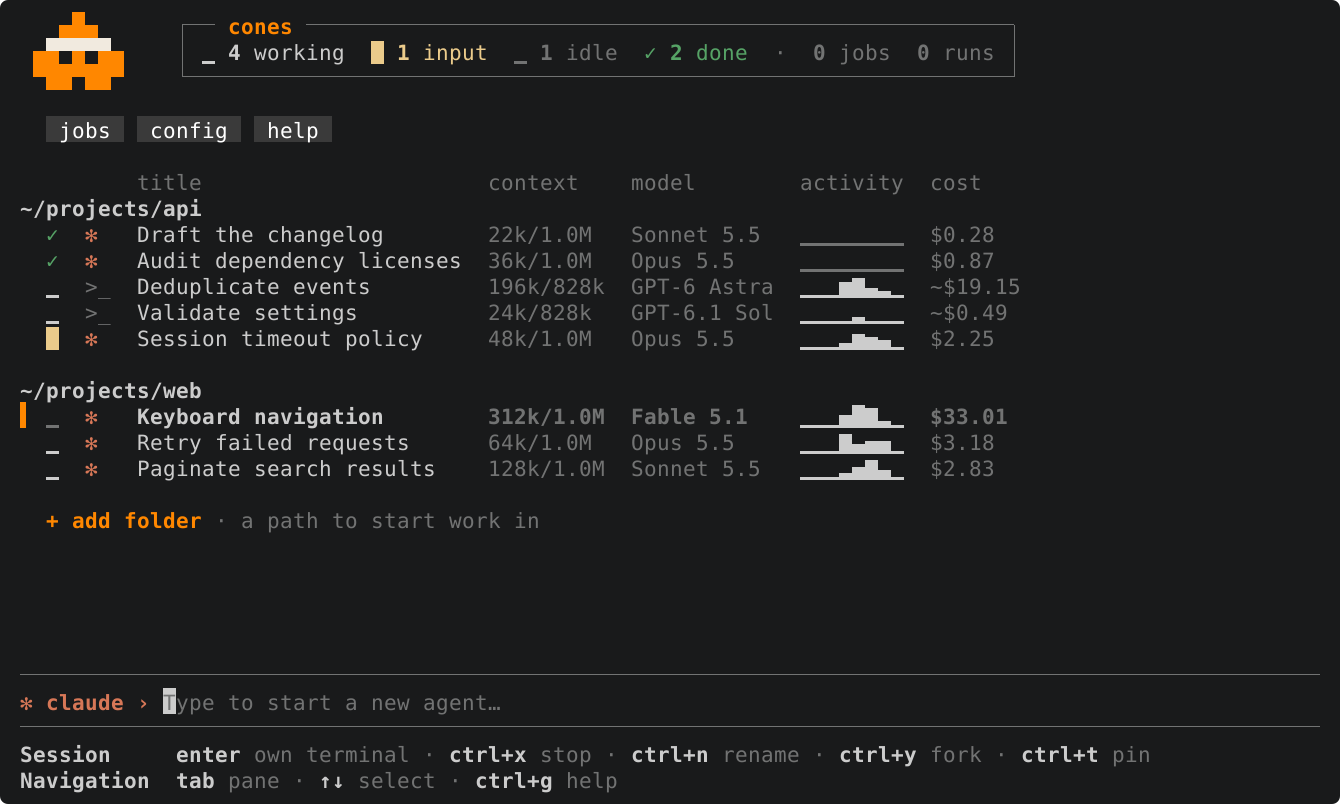

This figure's Python source:
#!/usr/bin/env python3
"""Generate assets/tui.gif and tui.svg using cones and the installed native CLIs.

Run: python3 assets/tui.py [--claude /path/to/claude] [--codex /path/to/codex]
Re-render saved cells without starting CLIs: python3 assets/tui.py --render-from /path/to/capture
The README records 100x30; record 80x24 with --size 80x24 for phone feeds such as LinkedIn.
Requires Pillow and CairoSVG (python3 -m pip install Pillow CairoSVG).
Use --output-dir to render a local preview; --video also exports MP4, desktop/mobile
playback versions and a poster, and requires FFmpeg.

Native CLIs execute the example tasks in isolated homes against a loopback provider.
Cones reads their real state and renders their live terminals. The recording browses
eight sessions in the list, opens a native pane, types a follow-up that runs regression
checks, then adds a folder and starts a Codex session. Short captions come from
tui_captions.json. Claude uses its native focus view with compact edit counts.
No external model is called. See tui_demo.py for the sample tasks.
The cost column uses ~/.cones/prices.json, cached by opening cones.
"""
import argparse
import html
from functools import lru_cache
from itertools import groupby, takewhile
import json
import os
from pathlib import Path
import re
import shutil
import signal
import subprocess
import tempfile
from tui_demo import CAST, FINISHED, MODELS, prepare, provider


REPO = Path(__file__).resolve().parent.parent
# README and Slack size; --size 80x24 suits phone feeds such as LinkedIn.
COLS, ROWS = 100, 30
# Terminal background, text and muted colours from the owner's Claude Code reference.
BG, FG = "#191a1b", "#cccccc"
# Square half-block pixels keep terminal sprites at their native proportions.
CW, LH, PAD, VPAD, FS = 13, 26, 20, 12, 21
CAPTION_HEIGHT = 72
# The terminal sits in a macOS-style window on a wallpaper, captions above it.
MARGIN, TITLE_BAR = 56, 30
TITLE_FILL, TITLE_TEXT = (48, 49, 52), (170, 172, 178)
# A dusk gradient, corner by corner: indigo and violet above, warm orange and plum below.
WALLPAPER = ((34, 28, 72), (64, 38, 104), (196, 96, 58), (112, 48, 96))
LIGHTS = ((255, 95, 87), (254, 188, 46), (40, 200, 64))
# Browsers play a GIF this size smoothly; video exports render at 2x for feed sharpness.
RASTER_SCALE = 1
CAPTIONS = json.loads((REPO / "assets/tui_captions.json").read_text())
# The README art plays at its own speed; five seconds shows it without a long tail.
CLOSING_MS = 5000

ANSI16 = [
    "#191a1b", "#b16e7a", "#56a366", "#ebcb8b", "#81a1c1", "#b4b9f5", "#88c0d0", "#cccccc",
    "#999999", "#bf616a", "#a3be8c", "#ebcb8b", "#81a1c1", "#b4b9f5", "#8fbcbb", "#ffffff",
]
NAMED = dict(zip(
    ["Black", "Red", "Green", "Yellow", "Blue", "Magenta", "Cyan", "Gray",
     "DarkGray", "LightRed", "LightGreen", "LightYellow", "LightBlue", "LightMagenta", "LightCyan", "White"],
    ANSI16,
))

# Terminal graphics occupy the entire cell, regardless of font baseline or leading.
QUADRANTS = {
    "▀": 0b0011, "▄": 0b1100, "█": 0b1111, "▌": 0b0101, "▐": 0b1010,
    "▖": 0b0100, "▗": 0b1000, "▘": 0b0001, "▙": 0b1101, "▚": 0b1001,
    "▛": 0b0111, "▜": 0b1011, "▝": 0b0010, "▞": 0b0110, "▟": 0b1110,
}
BOX_LINES = {
    "─": [(0, .5, 1, .5)], "│": [(.5, 0, .5, 1)],
    "┌": [(.5, 1, .5, .5), (.5, .5, 1, .5)],
    "┐": [(0, .5, .5, .5), (.5, .5, .5, 1)],
    "└": [(.5, 0, .5, .5), (.5, .5, 1, .5)],
    "┘": [(0, .5, .5, .5), (.5, .5, .5, 0)],
    "├": [(.5, 0, .5, 1), (.5, .5, 1, .5)],
    "┤": [(.5, 0, .5, 1), (0, .5, .5, .5)],
    "┬": [(0, .5, 1, .5), (.5, .5, .5, 1)],
    "┴": [(0, .5, 1, .5), (.5, .5, .5, 0)],
    "┼": [(0, .5, 1, .5), (.5, 0, .5, 1)],
}


def block_rects(text):
    """Normalized rectangles for Unicode block elements, including the crab's eyes."""
    if text in QUADRANTS:
        mask = QUADRANTS[text]
        if mask == 15:
            return [(0, 0, 1, 1)]
        return [
            ((bit % 2) / 2, (bit // 2) / 2, (bit % 2 + 1) / 2, (bit // 2 + 1) / 2)
            for bit in range(4) if mask & (1 << bit)
        ]
    if len(text) == 1:
        code = ord(text)
        if 0x2581 <= code <= 0x2587:
            return [(0, 1 - (code - 0x2580) / 8, 1, 1)]
        if 0x2589 <= code <= 0x258F:
            return [(0, 0, (0x2590 - code) / 8, 1)]
        if text == "▔":
            return [(0, 0, 1, .125)]
        if text == "▕":
            return [(.875, 0, 1, 1)]
    return None


def braille_dots(text):
    """Braille pixels used by native terminal plots and Codex's subtle composer texture."""
    if len(text) != 1 or not 0x2800 <= ord(text) <= 0x28FF:
        return None
    mask = ord(text) - 0x2800
    positions = [(.25, .125), (.25, .375), (.25, .625), (.75, .125),
                 (.75, .375), (.75, .625), (.25, .875), (.75, .875)]
    return [position for bit, position in enumerate(positions) if mask & (1 << bit)]


def colour(value, fallback):
    if value == "Reset":
        return fallback
    if value in NAMED:
        return NAMED[value]
    numbers = [int(n) for n in re.findall(r"\d+", value)]
    if value.startswith("Rgb("):
        return "#%02x%02x%02x" % tuple(numbers)
    if value.startswith("Indexed("):
        n = numbers[0]
        if n < 16:
            return ANSI16[n]
        if n >= 232:
            return "#%02x%02x%02x" % ((8 + 10 * (n - 232),) * 3)
        n -= 16
        steps = [0, 95, 135, 175, 215, 255]
        return "#%02x%02x%02x" % (steps[n // 36], steps[n // 6 % 6], steps[n % 6])
    raise ValueError(f"unsupported terminal colour: {value}")


def render(cells):
    width, height = int(COLS * CW + PAD * 2), ROWS * LH + VPAD * 2
    svg = [
        f'<svg xmlns="http://www.w3.org/2000/svg" width="{width}" height="{height}" viewBox="0 0 {width} {height}" font-family="SFMono-Regular,Menlo,Consolas,monospace" font-size="{FS}" shape-rendering="crispEdges">',
        '<title>cones: running Claude Code and Codex sessions</title>',
        '<desc>Sample API and web projects with native terminals running tests and waiting for input.</desc>',
        f'<rect width="{width}" height="{height}" rx="8" fill="{BG}" shape-rendering="auto"/>',
    ]
    # Every cell and style comes from ratatui, including spaces in Claude's diff.
    for index, cell in enumerate(cells):
        row, col = divmod(index, COLS)
        x, y = PAD + col * CW, VPAD + row * LH
        fg, bg = colour(cell["fg"], FG), colour(cell["bg"], BG)
        if cell["reverse"]:
            fg, bg = bg, fg
        if cell["dim"]:
            fg = "#%02x%02x%02x" % tuple(
                (int(fg[n:n+2], 16) + int(bg[n:n+2], 16)) // 2 for n in (1, 3, 5)
            )
        if bg != BG:
            svg.append(f'<rect x="{x:.2f}" y="{y}" width="{CW}" height="{LH}" fill="{bg}"/>')
        text = cell["text"]
        if not text.strip():
            continue
        rectangles = block_rects(text)
        dots = braille_dots(text)
        if rectangles is not None:
            for left, top, right, bottom in rectangles:
                svg.append(
                    f'<rect x="{x + left * CW:.2f}" y="{y + top * LH}" '
                    f'width="{(right - left) * CW}" height="{(bottom - top) * LH}" fill="{fg}"/>'
                )
        elif dots is not None:
            for dx, dy in dots:
                svg.append(f'<circle cx="{x + dx * CW:.2f}" cy="{y + dy * LH}" r="1" fill="{fg}"/>')
        elif text in BOX_LINES:
            for x0, y0, x1, y1 in BOX_LINES[text]:
                svg.append(
                    f'<line x1="{x + x0 * CW:.2f}" y1="{y + y0 * LH}" '
                    f'x2="{x + x1 * CW:.2f}" y2="{y + y1 * LH}" stroke="{fg}"/>'
                )
        else:
            style = (' font-weight="700"' if cell["bold"] else "") + (
                ' text-decoration="underline"' if cell["underline"] else "")
            svg.append(f'<text x="{x:.2f}" y="{y + FS + 1}" fill="{fg}"{style}>{html.escape(text)}</text>')
    svg.append("</svg>")
    return "\n".join(svg) + "\n"


def rasterizer(scale=RASTER_SCALE):
    """Create a reusable cell painter for GIF frames and local image inspection."""
    from PIL import Image, ImageDraw, ImageFont

    font_path = Path("/System/Library/Fonts/Menlo.ttc")
    regular = ImageFont.truetype(str(font_path), FS * scale, index=0)
    bold = ImageFont.truetype(str(font_path), FS * scale, index=1)
    width, height = int(COLS * CW + PAD * 2), ROWS * LH + VPAD * 2

    def scaled(*values):
        return tuple(round(value * scale) for value in values)

    @lru_cache(maxsize=8192)
    def tile(text, fg, bg, is_bold, underline, cell_width):
        image = Image.new("RGB", (cell_width * scale, LH * scale), bg)
        draw = ImageDraw.Draw(image)
        rectangles = block_rects(text)
        dots = braille_dots(text)
        if rectangles is not None:
            for left, top, right, bottom in rectangles:
                draw.rectangle((
                    round(left * cell_width * scale), round(top * LH * scale),
                    round(right * cell_width * scale) - 1, round(bottom * LH * scale) - 1,
                ), fill=fg)
        elif dots is not None:
            for dx, dy in dots:
                px, py = int(dx * cell_width), int(dy * LH)
                draw.ellipse(scaled(px, py, px + 1, py + 1), fill=fg)
        elif text in BOX_LINES:
            for x0, y0, x1, y1 in BOX_LINES[text]:
                draw.line(scaled(x0 * cell_width, y0 * LH, x1 * cell_width, y1 * LH),
                          fill=fg, width=scale)
        elif text == "⏺":
            draw.ellipse(scaled(1, 6, 7, 12), fill=fg)
        elif text == "⏸":
            draw.rectangle(scaled(1, 5, 3, 13), fill=fg)
            draw.rectangle(scaled(5, 5, 7, 13), fill=fg)
        elif text == "⎿":
            draw.line(scaled(2, 5, 2, 12, 7, 12), fill=fg, width=scale)
        elif text == "⏵":
            draw.polygon([scaled(1, 4), scaled(7, 9), scaled(1, 14)], fill=fg)
        elif text.strip():
            draw.text(scaled(0, FS + 1), text, font=bold if is_bold else regular,
                      fill=fg, anchor="ls")
            if underline:
                draw.line(scaled(0, FS + 3, CW, FS + 3), fill=fg, width=scale)
        return image

    def paint(cells):
        image = Image.new("RGB", (width * scale, height * scale), BG)
        for index, cell in enumerate(cells):
            row, col = divmod(index, COLS)
            fg, bg = colour(cell["fg"], FG), colour(cell["bg"], BG)
            if cell["reverse"]:
                fg, bg = bg, fg
            if cell["dim"]:
                fg = "#%02x%02x%02x" % tuple(
                    (int(fg[n:n+2], 16) + int(bg[n:n+2], 16)) // 2 for n in (1, 3, 5)
                )
            left, right = round(col * CW), round((col + 1) * CW)
            image.paste(
                tile(cell["text"], fg, bg, cell["bold"], cell["underline"], right - left),
                scaled(PAD + left, VPAD + row * LH),
            )
        return image
    return paint


def recorded_frames(root):
    """Validate the recorded interaction before rendering any assets."""
    frames = []
    elapsed, scene_started, previous_scene = 0, 0, None
    for path in sorted((root / "frames").glob("*.json")):
        frame = json.loads(path.read_text())
        assert len(frame["cells"]) == COLS * ROWS, path.name
        if frame["scene"] != previous_scene:
            previous_scene, scene_started = frame["scene"], elapsed
        frame["scene_elapsed_ms"] = elapsed - scene_started
        elapsed += frame["duration_ms"]
        text = "".join(cell["text"] for cell in frame["cells"])
        for forbidden in ("Connection refused", "Retrying in", "Reconnecting...",
                          "WebSocket protocol", "Stream disconnected", "no longer available", "/private/",
                          "/Users/", "cones-readme-", "~/personal", "unread", "✉"):
            assert forbidden not in text, f"{path.name}: unwanted capture content: {forbidden}"
        assert frame["pane_visible"] == (frame["scene"] != "list"), path.name
        listed = len(CAST) + len(FINISHED)
        expected = {listed, listed + 1} if frame["scene"] == "launch" else {listed}
        assert len(frame["sessions"]) in expected, path.name
        if frame["scene"] == "typing":
            assert frame["pane_focused"], "typing must reach the native agent"
        frames.append(frame)
    assert len(frames) > 1, "capture produced no animation"
    assert frames[0]["scene"] == "list" and len(frames[-1]["sessions"]) == len(CAST) + len(FINISHED) + 1
    opening = "".join(cell["text"] for cell in frames[0]["cells"])
    assert all(label in opening for label in ("context", "model", "activity", "cost")), (
        "the opening must show context, model, activity and cost columns"
    )
    lines = [
        "".join(cell["text"] for cell in frames[0]["cells"][row * COLS:(row + 1) * COLS])
        for row in range(ROWS)
    ]
    header = next(line for line in lines if "context" in line and "model" in line)
    expected_models = {title: MODELS[task].removesuffix("[1m]") for _, _, task, title in CAST}
    expected_models.update({title: MODELS[task].removesuffix("[1m]") for task, (_, title, *_) in FINISHED.items()})
    finished = [s for s in frames[0]["sessions"] if s["title"] in {f[1] for f in FINISHED.values()}]
    assert len(finished) == len(FINISHED) and all(s["state"] == "done" for s in finished), finished
    for session in frames[0]["sessions"]:
        assert session["model"].removesuffix("[1m]") == expected_models[session["title"]], (
            f"native model does not match the selected model: {session['title']}: {session['model']}"
        )
        assert session["context_tokens"] is not None and session["context_window"] > 0, (
            f"native context report missing: {session['title']}"
        )
        row = next(row for row, line in enumerate(lines) if session["title"] in line)
        context = "".join(
            cell["text"] for cell in frames[0]["cells"][
                row * COLS + header.index("context"):row * COLS + header.index("model")
            ]
        ).strip()
        assert re.fullmatch(r"\d+(?:\.\d+)?[km]?/\d+(?:\.\d+)?[km]?", context, re.IGNORECASE), (
            f"used/total context is not visible: {session['title']}: {context!r}"
        )
        assert session["cost_usd"] is not None, f"cost missing: {session['title']}"
        cost = "".join(
            cell["text"] for cell in frames[0]["cells"][row * COLS + header.index("cost"):(row + 1) * COLS]
        ).strip()
        assert re.fullmatch(r"~?\$\d+(?:\.\d+)?", cost), f"cost is not visible: {session['title']}: {cost!r}"
    passed = [
        session for frame in frames if frame["scene"] == "folder"
        for session in frame["sessions"] if session["id"] == frame["selected"]
    ]
    titles = list(dict.fromkeys(s["title"] for s in passed))
    assert titles == ["Retry failed requests", "Paginate search results"], titles
    assert all(s["state"] == "active" for s in passed), "moving to the new folder must pass only working agents"
    follow_up = "Run the regression checks."
    assert follow_up in (root / "native-typed-input.txt").read_text()
    assert "test_keyboard.py" in (root / "native-after-reply.txt").read_text()
    progress = set()
    for frame in frames:
        if frame["scene"] == "typing":
            text = "\n".join(
                "".join(cell["text"] for cell in frame["cells"][row * COLS + pane_divider(frame):(row + 1) * COLS])
                for row in range(ROWS)
            )
            progress.add(max([0] + [n for n in range(1, len(follow_up) + 1) if follow_up[:n] in text]))
    assert len(progress) >= 10 and len(follow_up) in progress, "native typing was not visibly captured"
    return frames


def caption_frames(frames):
    """Allow reading time on static views and carry captions into the next action."""
    result = []
    elapsed, caption_started, active_caption = 0, 0, None
    # The folder caption and highlight wait until the selection reaches the add-folder row.
    reached = False
    frames = [dict(frame) for frame in frames]
    for frame in frames:
        reached = reached or (frame["scene"] == "folder" and frame["selected"] == "new folder")
        if frame["scene"] == "folder" and not reached:
            frame["scene"] = "browse"
    for scene, group in groupby(frames, key=lambda frame: frame["scene"]):
        group = [dict(frame) for frame in group]
        if scene == "peek":
            # A moment of the opened pane, so typing does not start on the frame it appears.
            group = list(takewhile(lambda frame: frame["scene_elapsed_ms"] < 1200, group))
        spec = CAPTIONS.get(scene)
        if spec:
            active_caption, caption_started = spec, elapsed
        recorded_duration = sum(frame["duration_ms"] for frame in group)
        duration = max(recorded_duration, (spec or {}).get("minimum_scene_ms", 0))
        recorded_elapsed, scene_elapsed = 0, 0
        for frame in group:
            recorded_elapsed += frame["duration_ms"]
            next_elapsed = round(recorded_elapsed * duration / recorded_duration)
            frame_duration = next_elapsed - scene_elapsed
            result.append({
                **frame,
                "duration_ms": frame_duration,
                "scene_elapsed_ms": scene_elapsed,
                "caption": active_caption,
                "caption_elapsed_ms": elapsed - caption_started,
            })
            elapsed += frame_duration
            scene_elapsed = next_elapsed
    animated = []
    for frame in result:
        spec = frame["caption"]
        elapsed = frame["caption_elapsed_ms"]
        duration = spec["duration_ms"] if spec else 0
        fades = [(0, 250), (350, 950), (duration - 950, duration - 350),
                 (duration - 400, duration)]
        changing = spec is not None and any(
            elapsed < end and elapsed + frame["duration_ms"] > start
            for start, end in fades
        )
        # Animate the annotations smoothly without changing the native recording's timing.
        step = 50 if changing else frame["duration_ms"]
        for offset in range(0, frame["duration_ms"], step):
            animated.append({
                **frame,
                "duration_ms": min(step, frame["duration_ms"] - offset),
                "scene_elapsed_ms": frame["scene_elapsed_ms"] + offset,
                "caption_elapsed_ms": elapsed + offset,
            })
    # Every frame is recorded live; no still frame is held to pad the timing.
    paced = animated
    last = paced[-1]
    for offset in range(0, CLOSING_MS, 50):
        paced.append({
            **last, "scene": "closing", "caption": None,
            "closing_opacity": min(1, (offset + 50) / 300),
            "closing_time_ms": offset, "duration_ms": min(50, CLOSING_MS - offset),
        })
    return paced


def highlight_opacity(frame):
    """Give a brief cue, then let the interaction continue without an outline."""
    elapsed = frame["caption_elapsed_ms"]
    duration = frame["caption"]["duration_ms"]
    progress = max(0, min(1, (elapsed - 350) / 600, (duration - 350 - elapsed) / 600))
    return progress * progress * (3 - 2 * progress)


def pane_divider(frame):
    """Find the column of the line between the session list and the native pane."""
    return next(
        col for col in range(COLS // 3, COLS * 2 // 3)
        if frame["cells"][col]["text"] == "│"
    )


def highlight_box(frame):
    """Locate the caption's subject in the captured terminal cell grid."""
    lines = [
        "".join(cell["text"] for cell in frame["cells"][row * COLS:(row + 1) * COLS])
        for row in range(ROWS)
    ]
    target = frame["caption"]["highlight"]
    if target == "metadata":
        header = next(row for row, line in enumerate(lines) if "context" in line)
        assert all(label in lines[header] for label in ("model", "activity", "cost"))
        left = lines[header].index("context")
        rows = [
            row for row, line in enumerate(lines)
            if any(session["title"] in line for session in frame["sessions"])
        ]
        bottom = max(rows) + 1
        right = max(len(line.rstrip()) for line in lines[header:bottom])
        return left - .5, header - .35, right + .5, bottom + .35

    divider = pane_divider(frame)
    if target == "pane":
        return divider + .5, -.25, COLS + .25, ROWS + .25
    if target == "input":
        pane = [
            "".join(cell["text"] for cell in frame["cells"][row * COLS + divider + 1:(row + 1) * COLS])
            for row in range(ROWS)
        ]
        if frame["scene"] == "reply":
            rows = [
                row for row, line in enumerate(pane)
                if "Run the regression checks." in line or "test_keyboard.py" in line
            ]
            if rows:
                return divider + .5, min(rows) - .4, COLS + .25, max(rows) + 1.4
        row = max(row for row, line in enumerate(pane) if line.lstrip().startswith("❯"))
        return divider + .5, row, COLS + .25, row + 1.15

    assert target == "new_folder", target
    left = [
        "".join(cell["text"] for cell in frame["cells"][row * COLS:row * COLS + divider])
        for row in range(ROWS)
    ]
    if frame["scene"] == "folder":
        row = next((row for row, line in enumerate(left) if "+ " in line), None)
        if row is None:
            return None  # The folder row can be offscreen during navigation.
    elif frame["scene"] == "compose":
        row = next(row for row, line in enumerate(left) if "›" in line)
    else:
        row = next(row for row, line in enumerate(left) if "~/projects/docs" in line) + 1
    return -.25, row - .4, divider - .5, row + 1.4


def desktop(scale):
    """Draw the wallpaper and an empty window frame; return it with the terminal's origin."""
    from PIL import Image, ImageDraw, ImageFilter, ImageFont

    term_w, term_h = (COLS * CW + PAD * 2) * scale, (ROWS * LH + VPAD * 2) * scale
    margin, bar = MARGIN * scale, TITLE_BAR * scale
    size = (term_w + 2 * margin, CAPTION_HEIGHT * scale + bar + term_h + margin)
    corners = Image.new("RGB", (2, 2))
    corners.putdata(WALLPAPER)
    canvas = corners.resize((4, 4), Image.Resampling.BILINEAR).resize(size, Image.Resampling.BICUBIC)
    left, top = margin, CAPTION_HEIGHT * scale
    window = (left, top, left + term_w, top + bar + term_h)
    shadow = Image.new("L", size, 0)
    ImageDraw.Draw(shadow).rounded_rectangle(
        (window[0], window[1] + 10 * scale, window[2], window[3] + 10 * scale), radius=12 * scale, fill=170)
    canvas.paste((0, 0, 0), mask=shadow.filter(ImageFilter.GaussianBlur(18 * scale)))
    draw = ImageDraw.Draw(canvas)
    draw.rounded_rectangle(window, radius=11 * scale, fill=TITLE_FILL)
    for i, color in enumerate(LIGHTS):
        x, y = left + (20 + 20 * i) * scale, top + bar // 2
        draw.ellipse((x - 6 * scale, y - 6 * scale, x + 6 * scale, y + 6 * scale), fill=color)
    draw.text(((window[0] + window[2]) // 2, top + bar // 2), "cones", anchor="mm", fill=TITLE_TEXT,
              font=ImageFont.truetype("/System/Library/Fonts/SFNS.ttf", 13 * scale))
    return canvas, (left, top + bar)


DESKTOP = {}


def captioned(image, frame):
    """Place the live terminal in its window, with brief, plain captions above it."""
    from PIL import Image, ImageDraw, ImageFont

    scale = image.width // (COLS * CW + PAD * 2)
    if scale not in DESKTOP:
        DESKTOP[scale] = desktop(scale)
    background, (left, top) = DESKTOP[scale]
    canvas = background.copy()
    # Round the window's lower corners over the terminal's square ones.
    mask = Image.new("L", image.size, 0)
    ImageDraw.Draw(mask).rounded_rectangle((0, -20 * scale, image.width - 1, image.height - 1),
                                    radius=10 * scale, fill=255)
    canvas.paste(image, (left, top), mask)
    spec = frame["caption"]
    if spec is None:
        return canvas
    elapsed = frame["caption_elapsed_ms"]
    opacity = max(0, min(1, elapsed / 250, (spec["duration_ms"] - elapsed) / 400))
    if opacity == 0:
        return canvas
    overlay = Image.new("RGBA", canvas.size)
    draw = ImageDraw.Draw(overlay)
    highlight_alpha = highlight_opacity(frame)
    if highlight_alpha > 0 and (box := highlight_box(frame)):
        x0, y0, x1, y1 = box
        draw.rounded_rectangle(
            (left + (PAD + x0 * CW) * scale, top + (VPAD + y0 * LH) * scale,
             left + (PAD + x1 * CW) * scale, top + (VPAD + y1 * LH) * scale),
            radius=7 * scale, outline=(128, 205, 230, round(235 * highlight_alpha)),
            fill=(80, 170, 205, round(24 * highlight_alpha)), width=4 * scale,
        )
    font = ImageFont.truetype("/System/Library/Fonts/Supplemental/Arial Bold.ttf", 38 * scale)
    width = draw.textlength(spec["text"], font=font)
    assert width <= canvas.width - 32 * scale, "caption is too long for the video"
    draw.text((canvas.width // 2, 38 * scale), spec["text"], font=font,
              fill=(245, 246, 248, round(255 * opacity)), anchor="mm")
    return Image.alpha_composite(canvas.convert("RGBA"), overlay).convert("RGB")


def animation_value(animation, seconds):
    """Sample the numeric SVG animations used by the README header."""
    begin = float(animation.get("begin", "0s").removesuffix("s"))
    if seconds < begin:
        return None
    duration = float(animation.get("dur").removesuffix("s"))
    progress = ((seconds - begin) % duration) / duration
    values = [[float(v) for v in value.split()] for value in animation.get("values").split(";")]
    times = [float(t) for t in animation.get(
        "keyTimes", ";".join(str(i / (len(values) - 1)) for i in range(len(values)))
    ).split(";")]
    index = next((i for i in range(len(times) - 1) if progress < times[i + 1]), len(times) - 2)
    fraction = (progress - times[index]) / (times[index + 1] - times[index])
    if animation.get("calcMode") == "spline":
        x1, y1, x2, y2 = map(float, animation.get("keySplines").split(";")[index].split())
        def bezier(t, a, b):
            return 3 * (1 - t) ** 2 * t * a + 3 * (1 - t) * t ** 2 * b + t ** 3
        low, high = 0.0, 1.0
        for _ in range(18):
            middle = (low + high) / 2
            if bezier(middle, x1, x2) < fraction:
                low = middle
            else:
                high = middle
        fraction = bezier((low + high) / 2, y1, y2)
    return " ".join(f"{a + (b - a) * fraction:.5f}" for a, b in zip(values[index], values[index + 1]))


def closing_screen(time_ms=0):
    """Play the README art with its tagline below."""
    from io import BytesIO
    import xml.etree.ElementTree as ET
    for directory in ("/opt/homebrew/lib", "/usr/local/lib"):
        if Path(directory, "libcairo.2.dylib").exists():
            paths = os.environ.get("DYLD_FALLBACK_LIBRARY_PATH", "").split(":")
            if directory not in paths:
                os.environ["DYLD_FALLBACK_LIBRARY_PATH"] = ":".join(
                    [path for path in paths if path] + [directory]
                )
    import cairosvg
    from PIL import Image

    scale = RASTER_SCALE
    width = (COLS * CW + PAD * 2 + 2 * MARGIN) * scale
    height = (ROWS * LH + VPAD * 2 + CAPTION_HEIGHT + TITLE_BAR + MARGIN) * scale
    image = Image.new("RGB", (width, height), BG)
    svg = ET.fromstring((REPO / "assets/cones.svg").read_text())
    for parent in list(svg.iter()):
        for child in list(parent):
            tag = child.tag.rsplit("}", 1)[-1]
            if tag in ("animate", "animateTransform"):
                value = animation_value(child, time_ms / 1000)
                if value is not None:
                    if tag == "animateTransform":
                        parent.set("transform", f"{child.get('type')}({value})")
                    else:
                        parent.set(child.get("attributeName"), value)
                parent.remove(child)
            elif child.get("class") == "tagline":
                child.set("fill", "#9ca3af")  # the README's dark-mode color; cairo skips @media
            if child.get("font-family"):
                child.set("font-family", "Menlo")  # cairo reads only the first family
    # GitHub shows the 720px header in a column about 880px wide, beside the full-width GIF.
    artwork = Image.open(BytesIO(cairosvg.svg2png(
        bytestring=ET.tostring(svg), output_width=width * 720 // 880,
    ))).convert("RGBA")
    image.paste(artwork, ((width - artwork.width) // 2, (height - artwork.height) // 2), artwork)
    return image


def render_gif(frames, output_dir, video=False, gif=True):
    """Render one continuous recording, using one palette across the GIF."""
    from PIL import Image

    frames = caption_frames(frames)
    paint = rasterizer(RASTER_SCALE)
    width = (COLS * CW + PAD * 2 + 2 * MARGIN) * RASTER_SCALE
    durations = [frame["duration_ms"] for frame in frames]
    with tempfile.TemporaryDirectory(prefix="cones-render-") as folder:
        folder = Path(folder)
        samples = Image.new("RGB", (width, 48 * len(frames))) if gif else None
        concat = ["ffconcat version 1.0"]
        poster_saved = False
        for i, frame in enumerate(frames):
            image = captioned(paint(frame["cells"]), frame)
            if frame["scene"] == "closing":
                image = Image.blend(image, closing_screen(frame["closing_time_ms"]), frame["closing_opacity"])
            image.save(folder / f"{i:05}.png")
            if samples is not None:
                samples.paste(image.resize((width, 48), Image.Resampling.NEAREST), (0, i * 48))
            concat.extend([f"file '{i:05}.png'", f"duration {durations[i] / 1000:.3f}"])
            if video and not poster_saved and frame["scene_elapsed_ms"] >= 300:
                image.save(output_dir / "tui.png")
                poster_saved = True
        output = output_dir / ("tui.gif" if gif else "tui.mp4")
        if gif:
            from PIL import ImageChops
            # The wallpaper gets its own palette entries and is dithered once, so its
            # gradient stays smooth and identical in every frame. Terminal cells are
            # never dithered, and the window controls are too small for the thumbnails.
            background = DESKTOP[RASTER_SCALE][0]
            wallpaper = background.quantize(colors=24).getpalette()[:3 * 24]
            reserved = [TITLE_FILL, TITLE_TEXT, *LIGHTS]
            count = 256 - 24 - len(reserved)
            palette = samples.quantize(colors=count)
            palette.putpalette(palette.getpalette()[:3 * count] + wallpaper
                               + [value for color in reserved for value in color])
            still = background.quantize(palette=palette, dither=Image.Dither.FLOYDSTEINBERG)
            indexed = []
            for i in range(len(frames)):
                with Image.open(folder / f"{i:05}.png") as image:
                    frame = image.quantize(palette=palette, dither=Image.Dither.NONE)
                    if image.size == background.size:
                        unchanged = ImageChops.difference(image, background).convert("L").point(
                            lambda value: 255 if value == 0 else 0)
                        frame.paste(still, mask=unchanged)
                    indexed.append(frame)
            # Round cumulative timing, preserving the duration of native keystrokes.
            elapsed, previous, gif_durations = 0, 0, []
            for duration in durations:
                elapsed += duration
                rounded = round(elapsed / 10) * 10
                gif_durations.append(rounded - previous)
                previous = rounded
            indexed[0].save(output, save_all=True, append_images=indexed[1:],
                            duration=gif_durations, loop=0, disposal=1, optimize=True)
        if video:
            concat.append(f"file '{len(frames) - 1:05}.png'")
            (folder / "frames.txt").write_text("\n".join(concat) + "\n")
            subprocess.run([
                "ffmpeg", "-hide_banner", "-loglevel", "error", "-y",
                "-f", "concat", "-safe", "0", "-i", str(folder / "frames.txt"),
                "-t", str(sum(durations) / 1000), "-vf", "fps=30",
                "-c:v", "libx264", "-preset", "veryfast" if not gif else "medium", "-crf", "12",
                "-pix_fmt", "yuv420p", "-movflags", "+faststart", str(output_dir / "tui.mp4"),
            ], check=True)
            render_video_previews(output_dir)
    if gif:
        with Image.open(output) as encoded:
            assert encoded.n_frames > 1 and encoded.info["loop"] == 0
    print(f"{output}: {sum(durations) / 1000:.1f}s, {output.stat().st_size / 1024:.0f} KiB")


def render_video_previews(output_dir):
    """Prefilter for feed widths so browser video scaling preserves letter strokes."""
    command = [
        "ffmpeg", "-hide_banner", "-loglevel", "error", "-y",
        "-i", str(output_dir / "tui.mp4"),
        "-filter_complex",
        "[0:v]split=2[desktop_in][mobile_in];"
        "[desktop_in]scale=1368:-2:flags=lanczos[desktop];"
        "[mobile_in]scale=768:-2:flags=lanczos[mobile]",
    ]
    for size in ("desktop", "mobile"):
        command.extend([
            "-map", f"[{size}]", "-c:v", "libx264", "-preset", "medium", "-crf", "12",
            "-pix_fmt", "yuv420p", "-movflags", "+faststart",
            str(output_dir / f"tui-{size}.mp4"),
        ])
    subprocess.run(command, check=True)


def run_capture(command, env):
    """Own the capture process group and reap it if generation is interrupted."""
    def interrupted(signum, _frame):
        raise SystemExit(128 + signum)

    signals = (signal.SIGTERM, signal.SIGHUP)
    previous = {sig: signal.signal(sig, interrupted) for sig in signals}
    child = None
    try:
        child = subprocess.Popen(command, cwd=REPO, env=env, start_new_session=True)
        status = child.wait()
        if status:
            raise subprocess.CalledProcessError(status, command)
    finally:
        for sig in signals:
            signal.signal(sig, signal.SIG_IGN)
        try:
            if child is not None:
                if child.poll() is None:
                    try:
                        os.killpg(child.pid, signal.SIGKILL)
                    except ProcessLookupError:
                        pass
                child.wait(timeout=5)
        finally:
            for sig, handler in previous.items():
                signal.signal(sig, handler)


def main():
    global COLS, ROWS, RASTER_SCALE
    parser = argparse.ArgumentParser(description=__doc__)
    parser.add_argument("--claude", type=Path, default=shutil.which("claude"))
    parser.add_argument("--codex", type=Path, default=shutil.which("codex"))
    parser.add_argument("--render-from", type=Path, help="reuse a saved capture without starting any harness")
    parser.add_argument("--output-dir", type=Path, default=REPO / "assets")
    parser.add_argument("--video", action="store_true", help="also export MP4 and a poster; requires FFmpeg")
    parser.add_argument("--video-only", action="store_true", help="update video previews without encoding the GIF")
    parser.add_argument("--size", default=f"{COLS}x{ROWS}", help="terminal COLSxROWS for a new recording")
    args = parser.parse_args()
    args.video = args.video or args.video_only
    if args.video:
        RASTER_SCALE = 2
    if args.video and shutil.which("ffmpeg") is None:
        parser.error("--video requires ffmpeg")
    if args.render_from is not None:
        export(args.render_from.resolve(), args.output_dir.resolve(), args.video, args.video_only)
        return
    for name in ("claude", "codex"):
        binary = getattr(args, name)
        if binary is None or not binary.is_file():
            parser.error(f"{name} must be installed; pass --{name} /path/to/{name}")
    COLS, ROWS = map(int, args.size.split("x"))
    root = record(args.claude.resolve(), args.codex.resolve())
    export(root, args.output_dir.resolve(), args.video, args.video_only)


def record(claude, codex):
    """Record native interactions in a disposable fixture and return its path."""
    original_home = Path.home()
    # Codex's Unix-domain socket path must fit macOS's short sockaddr_un limit.
    root = Path(tempfile.mkdtemp(prefix="cones-readme-", dir="/tmp")).resolve()
    print(f"Capture: {root}", flush=True)
    with provider(root) as api_url:
        env = prepare(root, claude, codex, api_url, COLS, ROWS, FG, BG)
        env.update({
            "CARGO_HOME": os.environ.get("CARGO_HOME", str(original_home / ".cargo")),
            "RUSTUP_HOME": os.environ.get("RUSTUP_HOME", str(original_home / ".rustup")),
            "PATH": os.environ["PATH"],
            "CONES_README_FIXTURE": str(root),
            # The fixture's HOME would give scripts/check a cold state dir: a full build
            # every recording, outside the machine-wide check slot.
            "CONES_CHECK_STATE_DIR": os.environ.get(
                "CONES_CHECK_STATE_DIR", str(original_home / ".cones")),
        })
        if target := os.environ.get("CARGO_TARGET_DIR"):
            env["CARGO_TARGET_DIR"] = str(Path(target).resolve())
        try:
            run_capture(
                [str(REPO / "scripts/check"), "test", "--lib", "tui::readme_capture::capture",
                 "--", "--ignored", "--exact", "--nocapture"],
                env,
            )
        finally:
            # Composer-created Codex threads belong to this isolated daemon.
            (root / "rolling").touch()
            (root / "recording-complete").touch()
            for command in ([str(codex), "app-server", "daemon", "stop"],
                            # The fixture's own Claude daemon, which hosts the finished sessions.
                            [str(claude), "daemon", "stop", "--any"]):
                try:
                    subprocess.run(command, env=env, cwd=root, capture_output=True, timeout=15, check=False)
                except subprocess.TimeoutExpired:
                    pass
            # A managed fixture daemon can outlive its clients. Only terminate
            # binaries installed inside this fixture, never the user's daemon.
            processes = subprocess.run(
                ["ps", "-axo", "pid=,command="], text=True, capture_output=True, check=True,
            ).stdout.splitlines()
            for line in processes:
                fields = line.strip().split(None, 1)
                if len(fields) == 2 and fields[1].startswith(str(root) + "/.codex/packages/"):
                    try:
                        os.kill(int(fields[0]), signal.SIGTERM)
                    except ProcessLookupError:
                        pass
    return root


def export(root, output_dir=None, video=False, video_only=False):
    output_dir = output_dir or REPO / "assets"
    output_dir.mkdir(parents=True, exist_ok=True)
    metadata = json.loads((root / "capture.json").read_text())
    global COLS, ROWS
    COLS, ROWS = metadata["cols"], metadata["rows"]
    frames = recorded_frames(root)
    cells = frames[0]["cells"]
    text = "\n".join(
        "".join(c["text"] for c in cells[row * COLS:(row + 1) * COLS])
        for row in range(ROWS)
    )
    for spec in metadata["viewers"]:
        title = spec["title"]
        assert title in text, f"session was clipped: {title}"
    sessions = json.loads((root / "sessions.json").read_text())
    assert {"claude", "codex"} <= {session["harness"] for session in sessions}
    assert all(value not in text for value in ("~/personal", "readme-check", "/private/", "cones-readme-"))
    (output_dir / "tui.svg").write_text(render(cells))
    render_gif(frames, output_dir, video, gif=not video_only)
    print(f"{output_dir / 'tui.svg'}: {COLS}x{ROWS} terminal cells; recorded cells in {root}")


if __name__ == "__main__":
    main()
